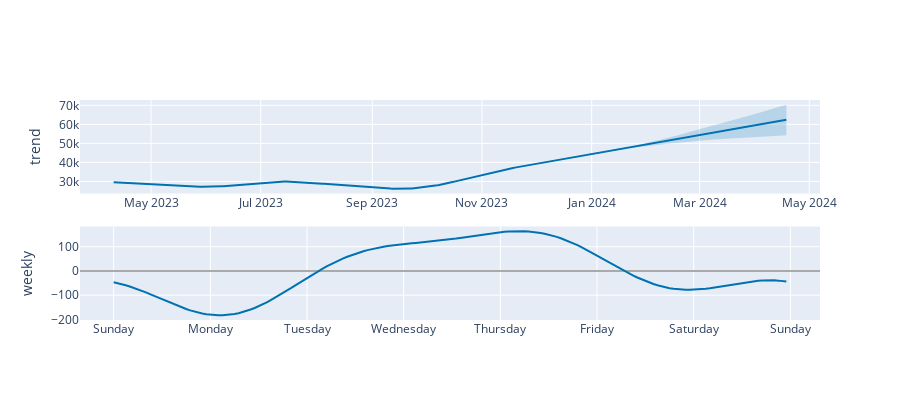

Notebook cell for this chart:
### Code cell
plot_components_plotly(m, forecast)

### Figure 1 — Plotly figure (JSON) as saved in the notebook; plotly's stock layout.template omitted (floating-point values rounded to 4 significant figures; data arrays with more than 128 entries replaced by an {"elided": "..."} marker saying what was removed)
{"data": [{"line": {"color": "#0072B2", "width": 2}, "mode": "lines", "name": "trend", "type": "scatter", "x": {"elided": "2675 str values"}, "xaxis": "x", "y": {"elided": "2675 float values"}, "yaxis": "y"}, {"line": {"color": "rgba(0, 114, 178, 0.2)", "width": 0}, "mode": "lines", "name": "trend_upper", "type": "scatter", "x": {"elided": "2675 str values"}, "xaxis": "x", "y": {"elided": "2675 float values"}, "yaxis": "y"}, {"fill": "tonexty", "fillcolor": "rgba(0, 114, 178, 0.2)", "line": {"color": "rgba(0, 114, 178, 0.2)", "width": 0}, "mode": "lines", "name": "trend_lower", "type": "scatter", "x": {"elided": "2675 str values"}, "xaxis": "x", "y": {"elided": "2675 float values"}, "yaxis": "y"}, {"line": {"color": "#0072B2", "width": 2}, "mode": "lines", "name": "weekly", "type": "scatter", "x": {"elided": "168 str values"}, "xaxis": "x2", "y": {"elided": "168 float values"}, "yaxis": "y2"}], "layout": {"height": 400, "showlegend": false, "width": 900, "xaxis": {"anchor": "y", "domain": [0, 1], "range": ["2023-03-22T12:09:00", "2024-05-06T22:51:00"], "type": "date"}, "xaxis2": {"anchor": "y2", "domain": [0, 1], "range": ["2016-12-31T15:39:00", "2017-01-08T07:21:00"], "tickformat": "%A", "type": "date"}, "yaxis": {"anchor": "x", "domain": [0.575, 1], "rangemode": "normal", "title": {"text": "trend"}, "zerolinecolor": "#AAA"}, "yaxis2": {"anchor": "x2", "domain": [0, 0.425], "title": {"text": "weekly"}, "zerolinecolor": "#AAA"}}}
